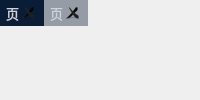
                <widget class="QWidget" name="widget_main" native="true">
                 <property name="font">
                  <font>
                   <stylestrategy>PreferAntialias</stylestrategy>
                  </font>
                 </property>
                 <property name="styleSheet">
                  <string notr="true">QMenu {

background-color:rgb(253,253,254);
/*padding:5px;*/
padding: 3px 0px 3px 0px;
border-radius:6px;
border:2px solid rgb(108, 117, 125, 65); 
}
QMenu::item {
	font-size: 10pt;
	
	font: 10pt &quot;OPPOSans B&quot;;
	
	color: rgb(63, 63, 63);
    background-color:rgb(253,253,254);
    padding: 5px 25px 5px 25px;
    /*margin: 2px 2px 2px 2px;*/
}
QMenu::item:selected {
    background-color : rgb(236,236,237);
}
QMenu::icon:checked {
    background: rgb(253,253,254);
    position: absolute;
    top: 1px;
    right: 1px;
    bottom: 1px;
    left: 1px;
}
QMenu::icon:checked:selected {
    background-color : rgb(236,236,237);
    background-image: url(:/space_selected.png);
}
QMenu::separator {
    height: 2px;
    background: rgb(235,235,236);
    /*margin-left: 10px;*/
    /*margin-right: 10px;*/
}</string>
                 </property>
                 <layout class="QVBoxLayout" name="verticalLayout_4">
                  <property name="spacing">
                   <number>0</number>
                  </property>
                  <property name="leftMargin">
                   <number>0</number>
                  </property>
                  <property name="topMargin">
                   <number>0</number>
                  </property>
                  <property name="rightMargin">
                   <number>0</number>
                  </property>
                  <property name="bottomMargin">
                   <number>0</number>
                  </property>
                  <item>
                   <widget class="QTabWidget" name="tabWidget">
                    <property name="sizePolicy">
                     <sizepolicy hsizetype="Preferred" vsizetype="Preferred">
                      <horstretch>0</horstretch>
                      <verstretch>0</verstretch>
                     </sizepolicy>
                    </property>
                    <property name="font">
                     <font>
                      <family>OPPOSans B</family>
                      <pointsize>11</pointsize>
                      <stylestrategy>PreferAntialias</stylestrategy>
                     </font>
                    </property>
                    <property name="contextMenuPolicy">
                     <enum>Qt::CustomContextMenu</enum>
                    </property>
                    <property name="styleSheet">
                     <string notr="true">/*设置TabWidget中QTabBar的样式*/
QTabBar::tab{
	
	background-color: rgba(9, 28, 52, 100);
	
	/*font-family:Consolas; */   /*设置tab中的文本的字体*/
	font-size:10pt;
	color:#ced4da;    /*设置tab中的文本的颜色*/
	border-top-left-radius: 0px;    /*设置tab的边框的圆角（左上圆角）*/
	border-top-right-radius: 0px;    /*设置tab的边框的圆角（右上圆角）*/
	padding-left: 5px;
    /*padding-right: 5px*/
	/*width:150;*/
	height:26;
	/*spacing: 20px;*/
	/*margin-right:0px;*/
	/*margin-left: 0px;*/
}
 
/*设置TabWidget中QTabBar的tab被选中时的样式*/
QTabBar::tab:selected{
background-color: rgb(9, 29, 54);
}
 
/*设置TabWidget中鼠标悬浮在QTabBar的tab上，但未选中该Tab的样式*/
QTabBar::tab:hover:!selected {
background-color: rgb(9, 29, 54);

}
 
/*设置TabWidget的边框的样式*/
QTabWidget::pane {
	
    border-top:0px solid rgb(108, 117, 125, 65); 
}
 

QTabBar::close-button{ 
	
	border-image: url(:/lib/icon-close4.png);
}

QTabBar::close-button:selected{
	border-image: url(:/lib/icon-close4.png);
}


QTabBar::close-button:hover{
	border-image: url(:/lib/icon-close42.png);
}


/*当打开多个tab，右侧出现，点击后，可以向前向后的按钮的样式*/
QTabBar QToolButton {
    border: none;
	color: rgb(255, 206, 6);
    background-color: rgba(100, 117, 125, 0);
}
 
QTabBar QToolButton:hover {
	background-color: rgba(100, 117, 125, 0);
}</string>
                    </property>
                    <property name="currentIndex">
                     <number>0</number>
                    </property>
                    <property name="iconSize">
                     <size>
                      <width>16</width>
                      <height>16</height>
                     </size>
                    </property>
                    <property name="documentMode">
                     <bool>false</bool>
                    </property>
                    <property name="tabsClosable">
                     <bool>true</bool>
                    </property>
                    <property name="movable">
                     <bool>true</bool>
                    </property>
                    <widget class="QWidget" name="tab">
                     <attribute name="title">
                      <string>页</string>
                     </attribute>
                    </widget>
                    <widget class="QWidget" name="tab_2">
                     <attribute name="title">
                      <string>页</string>
                     </attribute>
                    </widget>
                   </widget>
                  </item>
                 </layout>
                </widget>
